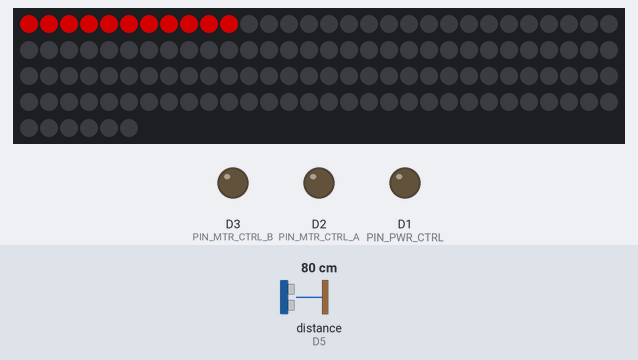
Bench run of a sketch on a simulated ESP8266 (NodeMCU). Parts: 126 RGB LEDs in strip order, left to right, continuing on the next row, output pins drawn as LEDs (lit = HIGH). Wiring (inferred from the names in the program): ultrasonic range finder: trigger D0; echo D5. The test bench sets the inputs (shaded band); at power-on: distance to the obstacle (sensor on D5) 80 cm. The echo pulse lasts 58.3 µs per cm; dim RGB values are drawn brighter than linear; WiFi joins after 1.5 s; servers stay silent unless stated; network time is answered at once with the bench clock; the local clock reads 2024-03-15 10:24:30 at power-on unless the sketch sets it; pins used as bus, display or sensor lines are not drawn; what the sketch prints to the serial monitor is not drawn.

Above: at 2.16 s.
At 2.8 s:
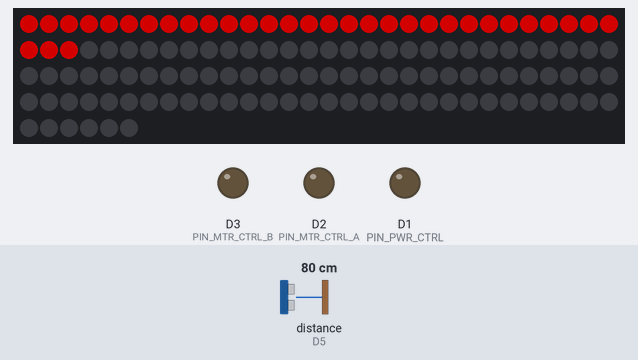
At 3.43 s:
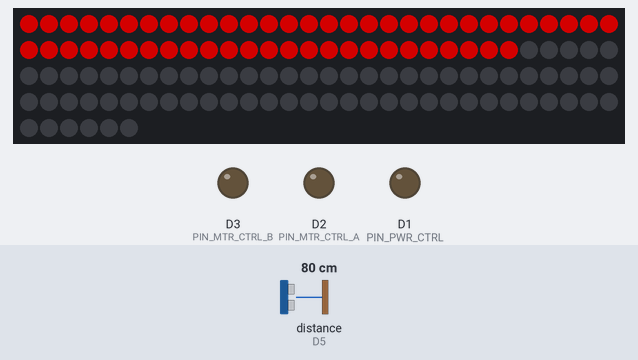
At 4.06 s:
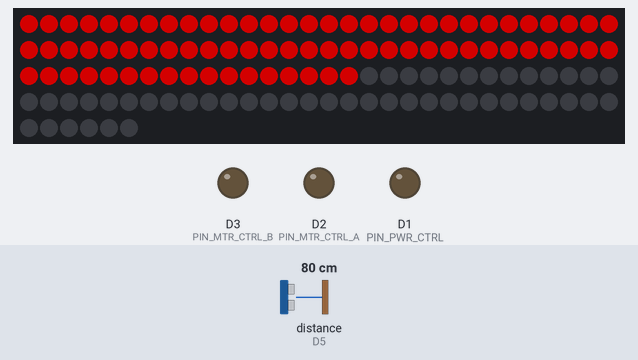
At 5.02 s:
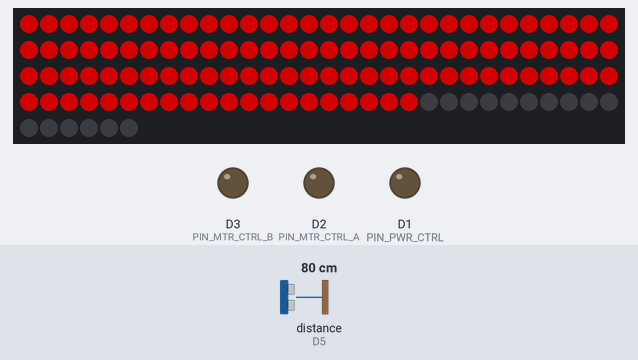

Measured:
- by itself, everything shown: repeats every 3.8 s, in 12 steps

The sketch:

main.ino
```cpp
//Main Cat Feeder Code
//February 9, 2023
//Feline Sustenance Amplifier
//Handles distance sensor, motor, LEDs, and schedule.

#include <ESP8266WiFi.h>
#include <WiFiManager.h>
#include <NTPClient.h>
#include <WiFiUdp.h>

#include <FastLED.h>
#define NUM_LEDS 126
CRGB leds[NUM_LEDS];

#define TRUE 1
#define FALSE 0
#define SOUND_SPEED 0.034
#define CM_TO_INCH 0.393701

//Pins for the 12V supply and the motor hbridge
#define PIN_PWR_CTRL    D1
#define PIN_MTR_CTRL_A  D2
#define PIN_MTR_CTRL_B  D3
#define PIN_LED_CTRL    D4
#define PIN_US_TRIG     D0
#define PIN_US_ECHO     D5

const long CST_OFFSET = -21600;

//8:00AM breakfast
int TIME_BREAKFAST_HRS = 8; //8
int TIME_BREAKFAST_MINUTES = 0; //0
int time_for_breakfast = TRUE;

//6:00PM dinner
int TIME_DINNER_HRS = 18; //18
int TIME_DINNER_MINUTES = 0; //0
int time_for_dinner = TRUE;

//Time in ms to spin the feed wheels for
int FEED_TIME = 20000; //20 seconds

//Threshold for low food warning. If there are this many inches of open air or more between the sensor and the start of food, it will alarm
int LOW_FOOD_THRESH = 10;
int low_food_alert = FALSE;
int disconnected_alert = FALSE;
int no_us_response_alert = FALSE;

WiFiClient espClient;
WiFiUDP ntpUDP;
NTPClient timeClient(ntpUDP, "pool.ntp.org", CST_OFFSET);

//gets called when WiFiManager enters configuration mode
void configModeCallback (WiFiManager *myWiFiManager) {
  Serial.println("Entered config mode");
  Serial.println(WiFi.softAPIP());
}

void check_level() {
  long duration;
  float distance;

  //clear trigger pin
  digitalWrite(PIN_US_TRIG, LOW);
  delayMicroseconds(2);

  //send 50us pulse to command the device to send a wave
  digitalWrite(PIN_US_TRIG, HIGH);
  delayMicroseconds(50);
  digitalWrite(PIN_US_TRIG, LOW);

  // Reads the echo, returns the sound wave travel time in microseconds, 30ms timeout
  duration = pulseIn(PIN_US_ECHO, HIGH, 30000);
  if (duration == 0) {
    no_us_response_alert = TRUE;
    return;
  }
  no_us_response_alert = FALSE;

  // Convert wave travel time to inches. Divide by two because the wave travels to the food and back, but we care only about the one-way distance
  distance = duration * SOUND_SPEED * CM_TO_INCH / 2.0;
  if (distance >= LOW_FOOD_THRESH) {
    low_food_alert = TRUE;
  } else {
    low_food_alert = FALSE;
  }

  Serial.print("Remaining food in inches: ");
  Serial.println(distance);
}

void feed() {
  //Spin the wheel to feed
  digitalWrite(PIN_PWR_CTRL, HIGH);
  digitalWrite(PIN_MTR_CTRL_A, LOW);
  digitalWrite(PIN_MTR_CTRL_B, HIGH);
  delay(FEED_TIME);
  digitalWrite(PIN_MTR_CTRL_B, LOW);
  digitalWrite(PIN_PWR_CTRL, LOW);

  check_level();
}

void clear_LEDs() {
  for (int i = 0; i < NUM_LEDS; i++) {
    leds[i] = CRGB::Black;
  }
  FastLED.show();
}

void handle_LEDs() {
  if (disconnected_alert) {
    //Handle highest priority alert - no WIFI. This means unreliable feeding, since we don't have a time. Quick blue flashes.
    Serial.println("ERROR: Wifi disconnected alert active.");
    for (int i = 0; i < NUM_LEDS; i++) {
      leds[i] = CRGB::Blue;
    }
    FastLED.show();
    delay(250);
  } else if (no_us_response_alert) {
    //Handle the case where the US sensor doesn't reply, long green blink
    Serial.println("WARNING: Failed distance sensor alert active.");
    for (int i = 0; i < NUM_LEDS; i++) {
      leds[i] = CRGB::Green;
    }
    FastLED.show();
    delay(1000);
  } else if (low_food_alert) {
    //Handle low food alert - light red sequentially
    Serial.println("WARNING: Low food alert active.");
    for (int i = 0; i < NUM_LEDS; i++) {
      leds[i] = CRGB::Red;
      delay(25);
      FastLED.show();
    }
  } else {
    //Everything is ok - show idle state
    Serial.println("LED_CTRL: No active warnings.");
    delay(1000);
  }
  clear_LEDs();
}


void setup() {
  Serial.begin(9600);

  //Only seems to work if you set the pinmode to output, and that must be done after you call addLeds
  FastLED.addLeds<WS2812B, PIN_LED_CTRL, GRB>(leds, NUM_LEDS);
  FastLED.setBrightness(127); //Number between 0 and 255 to permanently scale all values brightness. Set to half brightness to avoid excecssive current draw.

  pinMode(PIN_PWR_CTRL, OUTPUT);
  pinMode(PIN_MTR_CTRL_A, OUTPUT);
  pinMode(PIN_MTR_CTRL_B, OUTPUT);
  pinMode(PIN_LED_CTRL, OUTPUT);
  pinMode(PIN_US_TRIG, OUTPUT);
  pinMode(PIN_US_ECHO, INPUT);

  digitalWrite(PIN_PWR_CTRL, LOW);
  digitalWrite(PIN_MTR_CTRL_B, LOW);
  digitalWrite(PIN_MTR_CTRL_A, LOW);

  // handle wifi
  WiFiManager wifiManager;
  WiFi.mode(WIFI_STA); // explicitly set mode, esp defaults to STA+AP
  wifiManager.setAPCallback(configModeCallback);
  Serial.println("Starting the connection process.");
  wifiManager.autoConnect("Marlin-ESP8266", "demoncat");
  Serial.println("Connection process compelete.");

  timeClient.begin();
  timeClient.update();

  check_level();
  clear_LEDs();
}

void loop() {
  if (WiFi.status() != WL_CONNECTED) {
    Serial.println("Error: wifi not connected.");
    disconnected_alert = TRUE;
    handle_LEDs();
    return;
  } else {
    disconnected_alert = FALSE;
  }

  timeClient.update();  //we can call this freely, because it will only poke the server at most once a minute

  int hrs = timeClient.getHours();
  int mins = timeClient.getMinutes();
  Serial.print(hrs);
  Serial.print(":");
  Serial.print(mins);
  Serial.print(" vs. ");
  Serial.print(TIME_BREAKFAST_HRS);
  Serial.print(":");
  Serial.print(TIME_BREAKFAST_MINUTES);
  Serial.print(" (breakfast) or ");
  Serial.print(TIME_DINNER_HRS);
  Serial.print(":");
  Serial.print(TIME_DINNER_MINUTES);
  Serial.println(" (dinner).");

  if (time_for_breakfast && (hrs == TIME_BREAKFAST_HRS) && (mins == TIME_BREAKFAST_MINUTES)) {
    //Stop checking if it is time for breakfast and start checking if it is time for dinner. This prevents us from feeding for the entire breakfast minute
    time_for_breakfast = FALSE;
    time_for_dinner = TRUE;
    Serial.println("NOTICE: Breakfast time - feeding now.");
    feed();
  }

  if (time_for_dinner && (hrs == TIME_DINNER_HRS) && (mins == TIME_DINNER_MINUTES)) {
    //Stop checking if it is time for dinner and start checking if it is time for breakfast. This prevents us from feeding for the entire dinner minute
    time_for_dinner = FALSE;
    time_for_breakfast = TRUE;
    Serial.println("NOTICE: Dinner time - feeding now.");
    feed();
  }

  if (time_for_dinner) {
    Serial.println("Currently checking to see if it is dinner yet.");
  }
  if (time_for_breakfast) {
    Serial.println("Currently checking to see if it is breakfast yet.");
  }

  handle_LEDs();
}
```
